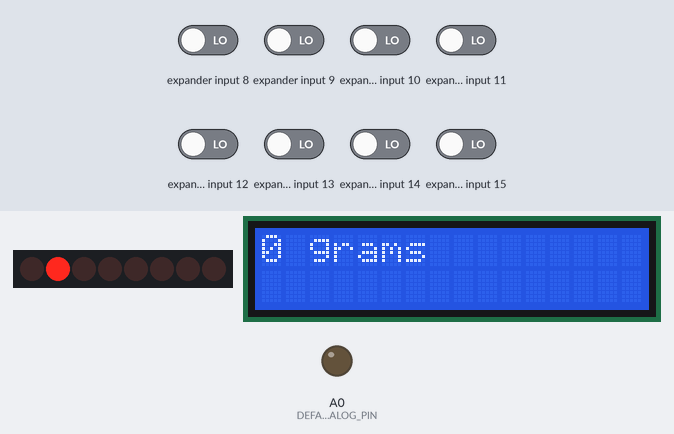
Recording of a sketch running on a simulated Arduino Uno, built with avr-gcc and run on an emulated ATmega328P. Parts: 8 port-expander outputs drawn as a row of LEDs (first output left, lit = HIGH), 16×2 character LCD, output pins drawn as LEDs (lit = HIGH). Wiring (inferred from the names in the program): MCP23017 port expander at I2C address 0x20. Wiring (inferred from the signals the program sends): row of LEDs: on Q0, Q1, Q2, Q3, Q4, Q5, Q6, Q7. Inputs (shaded band) come from the test bench; at power-on: expander input 8–15 LOW. EEPROM starts erased; pins used as bus, display or sensor lines are not drawn; what the sketch prints to the serial monitor is not drawn.

Above: at 1.17 s.
At 18.62 s:
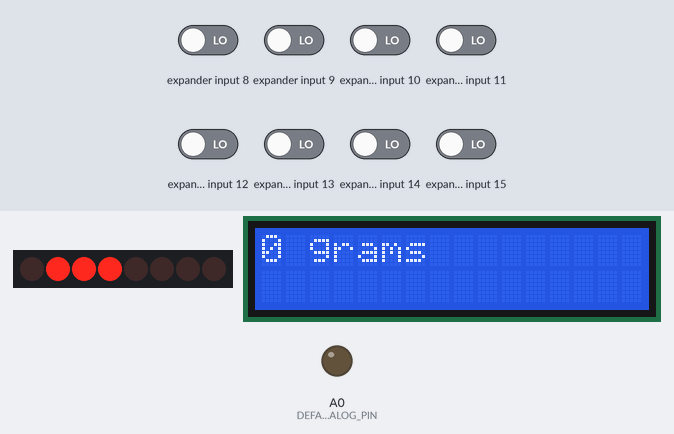
At 31.65 s:
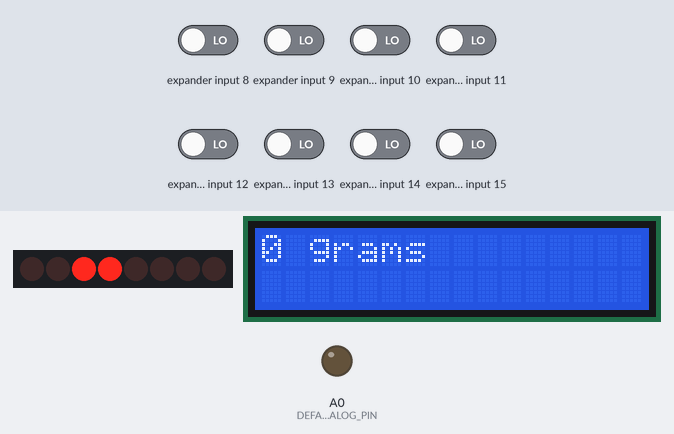
At 39.59 s:
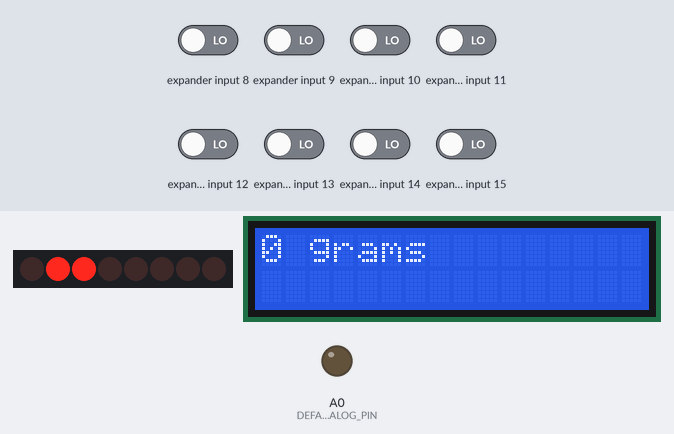
Timing chart, 0 to 40.0 s (numbered marks = the images above):
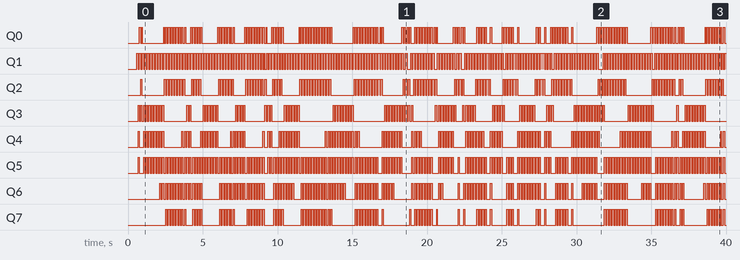

The sketch:

soylentmix.ino
```cpp
#include <EEPROM.h>
#include <avr/eeprom.h>
#include <LiquidCrystal.h>
#include <Wire.h>
#include <SPI.h>
#include <HardwareSerial.h>
#include <LiquidCrystal.h>
#include "ioexpander.h"
#include "mixer.h"
#include "keypad.h"
#include "output.h"
#include "SoftwareServo.h"

  int readvalue;
  Mixer aMixer;
  Keypad aKeypad;
  LiquidCrystal lcd(LCD_PINS);
  Output output;
  #define LED 108
  SoftwareServo testServo;

  struct settings_t
{
  char signature[8];
  int recipes[MAX_RECIPES][MAX_HOPPERS];
} settings;

void setup(){

  aMixer.begin();
  aMixer.setReadModeSPI(10);
  Serial.begin(115200);
  readRecipes();
  aKeypad.begin();
  lcd.begin(16,2);
  output.begin(true,&lcd,16);
  pinMode(A0, OUTPUT);
  testServo.attach(100);

}

void readRecipes() {
  eeprom_read_block((void*)&settings, (void*)0, sizeof(settings));
  if (settings.signature != "Recipes") {
    writeRecipes();
  }
}

void writeRecipes() {
  memcpy(settings.signature,(void*)"Recipes",8);
  memcpy(settings.recipes,aMixer.recipes,sizeof(settings.recipes));
  eeprom_write_block((const void*)&settings, (void*)0, sizeof(settings));
}

void loop() {
  SoftwareServo::refresh();
  static char readKey;
  float Grams;
  static int recipeIndex = 0;
  static int motorState = 180;
  if (motorState == 180) {
    motorState = 90;
  } else {
    motorState = 180;
  }
  testServo.write(motorState);
  Grams = aMixer.getGrams();
  output.setCursor(0,0);
  output.output(Grams);
//  output.setCursor(3,0);
  output.outputln(" grams");
  for (int i = 0; i<=9; i++) {
    if (readKey != -1) {    // we didn't just read a key
      readKey = aKeypad.keyScan();
      SoftwareServo::refresh();
      switch (readKey) {
        case 'Z':
          output.outputln("Resetting...");
          aMixer.resetZero();
          break;
        case 'C':
          if (++recipeIndex > MAX_RECIPES) {
            recipeIndex = MAX_RECIPES;
          }
          output.output("Recipe ");
          output.output(recipeIndex);
          output.outputln(" (J/M)");
          break;
        case 'c':
          if (--recipeIndex < 0) {
            recipeIndex = 0;
          }
          output.output("Recipe ");
          output.output(recipeIndex);
          output.outputln(" (J/M)");
          break;
        case 'J':
          output.output("Running Recipe ");
          output.output(recipeIndex);
          output.outputln("...");
          aMixer.runRecipe(recipeIndex);
          break;
      }
    }
    if (readKey != 0) {
      readKey = -1; // if we processed a key, ignore keys for half a second.
    }
    delay(25); //50ms * 10 = 1/2 second visual updates, but 50ms keyscans
    SoftwareServo::refresh();
    delay(25);
  }
  readKey = 0;
}
```

SoftwareServo.cpp
```cpp
#include "SoftwareServo.h"
#include "ioexpander.h"

SoftwareServo *SoftwareServo::first;

#define NO_ANGLE (0xff)

SoftwareServo::SoftwareServo() : pin(0),angle(NO_ANGLE),pulse0(0),min16(34),max16(150),next(0)
{}

void SoftwareServo::setMinimumPulse(uint16_t t)
{
    min16 = t/16;
}

void SoftwareServo::setMaximumPulse(uint16_t t)
{
    max16 = t/16;
}

uint8_t SoftwareServo::attach(int pinArg)
{
    pin = pinArg;
    angle = NO_ANGLE;
    pulse0 = 0;
    next = first;
    first = this;
    digitalWrite(pin,0);
    pinMode(pin,OUTPUT);
    return 1;
}

void SoftwareServo::detach()
{
    for ( SoftwareServo **p = &first; *p != 0; p = &((*p)->next) ) {
	if ( *p == this) {
	    *p = this->next;
	    this->next = 0;
	    return;
	}
    }
}

void SoftwareServo::write(int angleArg)
{
    if ( angleArg < 0) angleArg = 0;
    if ( angleArg > 180) angleArg = 180;
    angle = angleArg;
    // bleh, have to use longs to prevent overflow, could be tricky if always a 16MHz clock, but not true
    // That 64L on the end is the TCNT0 prescaler, it will need to change if the clock's prescaler changes,
    // but then there will likely be an overflow problem, so it will have to be handled by a human.
    pulse0 = (min16*16L*clockCyclesPerMicrosecond() + (max16-min16)*(16L*clockCyclesPerMicrosecond())*angle/180L)/64L;
}

uint8_t SoftwareServo::read()
{
    return angle;
}

uint8_t SoftwareServo::attached()
{
    for ( SoftwareServo *p = first; p != 0; p = p->next ) {
	if ( p == this) return 1;
    }
    return 0;
}

void SoftwareServo::refresh()
{
    uint8_t count = 0, i = 0;
    uint16_t base = 0;
    SoftwareServo *p;
    static unsigned long lastRefresh = 0;
    unsigned long m = millis();

    // if we haven't wrapped millis, and 20ms have not passed, then don't do anything
    if ( m >= lastRefresh && m < lastRefresh + 20) return;
    lastRefresh = m;

    for ( p = first; p != 0; p = p->next ) if ( p->pulse0) count++;
    if ( count == 0) return;

    // gather all the SoftwareServos in an array
    SoftwareServo *s[count];
    for ( p = first; p != 0; p = p->next ) if ( p->pulse0) s[i++] = p;

    // bubblesort the SoftwareServos by pulse time, ascending order
    for(;;) {
	uint8_t moved = 0;
	for ( i = 1; i < count; i++) {
	    if ( s[i]->pulse0 < s[i-1]->pulse0) {
		SoftwareServo *t = s[i];
		s[i] = s[i-1];
		s[i-1] = t;
		moved = 1;
	    }
	}
	if ( !moved) break;
    }

    // turn on all the pins
    // Note the timing error here... when you have many SoftwareServos going, the
    // ones at the front will get a pulse that is a few microseconds too long.
    // Figure about 4uS/SoftwareServo after them. This could be compensated, but I feel
    // it is within the margin of error of software SoftwareServos that could catch
    // an extra interrupt handler at any time.
    for ( i = 0; i < count; i++) digitalWrite( s[i]->pin, 1);

    uint8_t start = TCNT0;
    uint8_t now = start;
    uint8_t last = now;

    // Now wait for each pin's time in turn..
    for ( i = 0; i < count; i++) {
	uint16_t go = start + s[i]->pulse0;

	// loop until we reach or pass 'go' time
	for (;;) {
	    now = TCNT0;
	    if ( now < last) base += 256;
	    last = now;

	    if ( base+now > go) {
		digitalWrite( s[i]->pin,0);
		break;
	    }
	}
    }
}
```

SoftwareServo.h
```cpp
#ifndef SoftwareServo_h
#define SoftwareServo_h

#include <Arduino.h>
#include <inttypes.h>
#include "ioexpander.h"

class SoftwareServo
{
  private:
    uint8_t pin;
    uint8_t angle;       // in degrees
    uint16_t pulse0;     // pulse width in TCNT0 counts
    uint8_t min16;       // minimum pulse, 16uS units  (default is 34)
    uint8_t max16;       // maximum pulse, 16uS units, 0-4ms range (default is 150)
    class SoftwareServo *next;
    static SoftwareServo* first;
  public:
    SoftwareServo();
    uint8_t attach(int);     // attach to a pin, sets pinMode, returns 0 on failure, won't
                             // position the servo until a subsequent write() happens
    void detach();
    void write(int);         // specify the angle in degrees, 0 to 180
    uint8_t read();
    uint8_t attached();
    void setMinimumPulse(uint16_t);  // pulse length for 0 degrees in microseconds, 540uS default
    void setMaximumPulse(uint16_t);  // pulse length for 180 degrees in microseconds, 2400uS default
    static void refresh();    // must be called at least every 50ms or so to keep servo alive
                              // you can call more often, it won't happen more than once every 20ms
};

#endif
```

ioexpander.cpp
```cpp
/*
 * MCP23017 IO expander support code
 * FIXME: Code is not reentrant.
 * i.e. do not use from interrupt handlers.
 */

#include <Arduino.h>
#include <Wire.h>
#include "ioexpander.h"
//#include "pinmap.h"

#define MCP23_I2C_ADDR 0x20

#define MCP23_IODIRA 0x00
#define MCP23_IODIRB 0x01
#define MCP23_GPPUA 0x0c
#define MCP23_GPPUB 0x0d
#define MCP23_GPIOA 0x12
#define MCP23_GPIOB 0x13
#define MCP23_IOLATA 0x14
#define MCP23_IOLATB 0x15

static bool done_i2c_init;

static uint16_t remote_iodir;
static uint16_t remote_pullup;
static uint16_t remote_gpio;

static void
remote_write16(uint8_t addr, uint16_t val)
{
  Wire.beginTransmission(MCP23_I2C_ADDR);
  Wire.write(addr);
  Wire.write(val & 0xff);
  Wire.write(val >> 8);
  Wire.endTransmission(true);
}

static void
remote_pins_init(void)
{
  Wire.begin();
  remote_iodir = 0xffff;
#ifdef REMOTE_IO_RST_PIN
  pinMode(REMOTE_IO_RST_PIN, OUTPUT);
  digitalWrite(REMOTE_IO_RST_PIN, LOW);
  delay(1);
  digitalWrite(REMOTE_IO_RST_PIN, HIGH);
  delay(1);
#endif
  // FIXME: Should read current state from IO expander.
  done_i2c_init = true;
}

void
remoteDigitalWrite(uint8_t pin, uint8_t level)
{
  uint16_t old_gpio;

  if (!done_i2c_init)
    remote_pins_init();

  old_gpio = remote_gpio;
  if (level)
    remote_gpio |= (1u << pin);
  else
    remote_gpio &= ~(1u << pin);
  if (remote_gpio == old_gpio)
    return;
  remote_write16(MCP23_IOLATA, remote_gpio);
}

uint8_t
remoteDigitalRead(uint8_t pin)
{
  uint16_t bita;
  uint16_t bitb;
  if (!done_i2c_init)
    remote_pins_init();
  Wire.beginTransmission(MCP23_I2C_ADDR);
  Wire.write(MCP23_GPIOA);
  Wire.endTransmission(false);
  Wire.requestFrom(MCP23_I2C_ADDR, 2, true);
  bita = Wire.read();
  bitb = Wire.read();
  if (pin < 8)
    return (bita & (1 << pin)) ? HIGH : LOW;
  else
    return (bitb & (1 << (pin - 8))) ? HIGH : LOW;
}

void
remotePinMode(uint8_t pin, uint8_t mode)
{
  if (!done_i2c_init)
    remote_pins_init();
  if (mode != OUTPUT) {
      if (mode == INPUT_PULLUP)
	remote_pullup |= 1u << pin;
      else
	remote_pullup &= ~(1u << pin);
      remote_write16(MCP23_GPPUA, remote_pullup);
  }
  if (mode == OUTPUT)
    remote_iodir &= ~(1 << pin);
  else
    remote_iodir |= 1 << pin;
  remote_write16(MCP23_IODIRA, remote_iodir);
}
```

ioexpander.h
```cpp
#ifndef IOEXPANDER_H
#define IOEXPANDER_H

#define REMOTE_FIRST_PIN 100

void remoteDigitalWrite(uint8_t pin, uint8_t level);
uint8_t remoteDigitalRead(uint8_t pin);
void remotePinMode(uint8_t pin, uint8_t mode);

static inline void
augmentedPinMode(uint8_t pin, uint8_t mode)
{
  if (pin < REMOTE_FIRST_PIN)
    pinMode(pin, mode);
  else
    remotePinMode(pin - REMOTE_FIRST_PIN, mode);
}

static inline void
augmentedDigitalWrite(uint8_t pin, uint8_t level)
{
  if (pin < REMOTE_FIRST_PIN)
    digitalWrite(pin, level);
  else
    remoteDigitalWrite(pin - REMOTE_FIRST_PIN, level);
}

static inline uint8_t
augmentedDigitalRead(uint8_t pin)
{
  if (pin < REMOTE_FIRST_PIN)
    return digitalRead(pin);
  else
    return remoteDigitalRead(pin - REMOTE_FIRST_PIN);
}

#define digitalWrite augmentedDigitalWrite
#define digitalRead augmentedDigitalRead
#define pinMode augmentedPinMode

#endif
```

mixer.cpp
```cpp
/*
 * File:   mixer.cpp
 * Author: ranyardm
 *
 * Created on 24 November 2014, 17:52
 */

#include "mixer.h"
#include <SPI.h>
#include <HardwareSerial.h>
using namespace std;

#ifndef ARDUINO
void sleep(int) {}
#endif


Mixer::Mixer () {
  this->currentZeroReading = BASE_ZERO_READING;
  int arr[MAX_RECIPES][MAX_HOPPERS] = RECIPES;
  for (int i=0; i<MAX_HOPPERS; i++) {
    this->hoppers[0] = -1;
    this->ingredients[0] = "Unknown ingredient";
    for (int j=0; j<MAX_RECIPES; j++) {
      this->recipes[j][i] = arr[j][i];
    }
  }
  hoppers[0] = HOPPER_PIN_1;
  hoppers[1] = HOPPER_PIN_2;
  hoppers[2] = HOPPER_PIN_3;
  hoppers[3] = HOPPER_PIN_4;
  ingredients[0] = INGREDIENT_1;
  ingredients[1] = INGREDIENT_2;
  ingredients[2] = INGREDIENT_3;
  ingredients[3] = INGREDIENT_4;
}

void Mixer::resetZero() {
  this->setZero(this->takeReading());
}

void Mixer::setZero(int reading){
  this->currentZeroReading = reading;
}

void Mixer::begin(){
  //Arduino code, yuk, we move initialisers to begin because other stuff might need it not initialised
  this->setReadModeAnalog(DEFAULT_ANALOG_PIN);
}

void Mixer::setReadModeSPI(int chipSelectPin) {
  this->readModeSPI = true;
  this->SPICsPin = chipSelectPin;
  pinMode(this->SPICsPin, OUTPUT);
  digitalWrite (this->SPICsPin, HIGH); // Turn off adc until we need it
  SPI.setClockDivider( SPI_CLOCK_DIV64 ); // slow the SPI bus down
  SPI.setBitOrder(MSBFIRST);
  SPI.setDataMode(SPI_MODE0);    // SPI 0,0 as per MCP330x data sheet
  SPI.begin();
}

void Mixer::setReadModeAnalog(int pin) {
  this->readModeSPI = false;
  this->analogReadPin = pin;
  pinMode(pin, INPUT);
}

void Mixer::openHopper(int) {
    //TODO yeah, code this
}

void Mixer::closeHopper(int) {
    //TODO yeah, code this
}

void Mixer::pourPowder(int hopper, int weightValue) {
    int startValue = takeAverageReading(DEFAULT_READINGS, DEFAULT_DELAY);
    int targetValue = startValue + weightValue;
    while (takeAverageReading(DEFAULT_READINGS, DEFAULT_DELAY), targetValue) {
        this->openHopper(hopper); // will have no effect if already open
    }
    this->closeHopper(hopper);
}

int Mixer::takeAverageReading(int averageHowManyReadings, int delayBetweenReadings) {
    long total = 0;
    return takeReadingActual();
    for (int i=0;i<=averageHowManyReadings;i++) {
        total += this->takeReadingActual();
        if (i<averageHowManyReadings-1) {
            delay(delayBetweenReadings);
        }
    }
    float ret = total/averageHowManyReadings;
    return (int) ret;
}

int Mixer::takeSPIReading() {
  int b1 = 0, b2 = 0;
  int sign = 0;
  digitalWrite(this->SPICsPin, LOW); // Select adc
  noInterrupts(); //disable interrupts because SPI
  b1 = SPI.transfer(0);       // don't care what we send
  // hi byte will have XX0SBBBB
  // set the top 3 don't care bits so it will format nicely
  b1 &= 0x3f;
  sign = b1 & 0x10;
  int hi = b1 & 0x0f;
  // read low byte
  b2 = SPI.transfer(0);              // don't care what we send
  interrupts(); //re-enable interrupts

  int lo = b2;
  digitalWrite(this->SPICsPin, HIGH); // turn off device

  int reading = hi * 256 + lo;
  if (sign) {
    reading -= 0x1000;
  }
  return reading;
}

int Mixer::takeReading() {
    return this->takeAverageReading(DEFAULT_READINGS, DEFAULT_DELAY);
}

int Mixer::takeReadingActual() {
    int reading;
    if (this->readModeSPI) {
        reading = this->takeSPIReading();
    } else {
        reading = analogRead(this->analogReadPin);
    }
    return reading;
}

float Mixer::readingToGrams(int reading) {
    if (reading - this->currentZeroReading < UNITS_PER_GRAM) return 0;
    float lookupIndex [] = READINGS_TO_GRAMS_INDEX;
    float lookupValue [] = READINGS_TO_GRAMS_VALUES;
   /* for (int i=0; i<READINGS_TO_GRAMS_COUNT; i++) {
        if (reading >= lookupIndex[i]) {
            // Apparently the curve is wrong, and 3.16 is about right!
            return (reading-this->currentZeroReading)/lookupValue[i];
        }
    }*/
    float grams = (reading-this->currentZeroReading)/UNITS_PER_GRAM;
    return grams;
}

float Mixer::getGrams() {
  int reading = this->takeReading();
  Serial.print(this->currentZeroReading);
  Serial.print('/');
  Serial.print("Reading ");
  Serial.println(reading);
  return this->readingToGrams(reading);
}

void Mixer::runRecipe(int recipeIndex) {
  int currentReading = 0;
  int originalReading = takeReading();
  int currentGrams = 0;
  for (int i=0; i<MAX_HOPPERS; i++) {
    if (this->recipes[recipeIndex][i]>0) {
      Serial.println("Zeroing...");
      this->resetZero();
      Serial.print("Opening Hopper ");
      Serial.print(i);
      Serial.print(" and pouring ");
      Serial.print(this->recipes[recipeIndex][i]);
      Serial.print(" grams of ");
      Serial.print(this->ingredients[i]);
      Serial.println("...");
      this->openHopper(i);
      currentGrams = 0;
      while (currentGrams < this->recipes[recipeIndex][i]) {
        currentReading = this->takeReading();
        currentGrams = this->readingToGrams(currentReading);
      }
      Serial.println("Reached or overshot!");
      Serial.print("Closing hopper ");
      Serial.print(i);
      Serial.println(" and continuing...");
      this->closeHopper(i);
    }
  }
  this->setZero(originalReading);
}
```

mixer.h
```cpp
/*
 * File:   mixer.h
 * Author: ranyardm
 *
 * Created on 24 November 2014, 17:57
 */

#ifndef MIXER_H
#define	MIXER_H
#include "Arduino.h"


#define MAX_HOPPERS 7
#define MAX_RECIPES 9
#define DEFAULT_SPI_CS_PIN 10
#define DEFAULT_ANALOG_PIN A0
#define LCD_PINS 9,8,4,5,6,7

#define BASE_ZERO_READING 456
// differential on SPI chip
#define UNITS_PER_GRAM 3.1
// via analog pin
//#define UNITS_PER_GRAM 1.019

class Mixer {
    // The pins for the servos on the hoppers
    int hoppers[MAX_HOPPERS];
    const char *ingredients[MAX_HOPPERS];
    int currentZeroReading = BASE_ZERO_READING;
    boolean readModeSPI = true;
    int analogReadPin = -1;
    int SPICsPin = DEFAULT_SPI_CS_PIN;
    int takeSPIReading();
    int takeReadingActual();
public:
    int recipes[MAX_RECIPES][MAX_HOPPERS]; // public so we can read/write it on eeprom.
    Mixer();
    void begin();
    void setZero(int);
    void resetZero();
    void setReadModeSPI(int);
    void setReadModeAnalog(int);
    float getGrams();
    int takeReading();
    int takeAverageReading(int,int);
    float readingToGrams(int);
    void pourPowder(int,int);
    void openHopper(int);
    void closeHopper(int);
    void runRecipe(int);
};

#define DEFAULT_READINGS 10 // average over this many
#define DEFAULT_DELAY 1 // in millis


// Correction "curve" for readings to grams - this is unlikely to be correct but ymmv.
// I've gone back to a direct multiplier
#define READINGS_TO_GRAMS_COUNT 10
#define READINGS_TO_GRAMS_INDEX {817,825,832,851,889,927,969,1007,1577,1957}
#define READINGS_TO_GRAMS_VALUES {3.8,3.7,3.6,3.5,3.4,3.3,3.2,3.18,3.16,3.13}

#define HOPPER_PIN_1 -1
#define HOPPER_PIN_2 -1
#define HOPPER_PIN_3 -1
#define HOPPER_PIN_4 -1

#define INGREDIENT_1 "Powdered Oats"
#define INGREDIENT_2 "Maltodextrin"
#define INGREDIENT_3 "Whey Protien"
#define INGREDIENT_4 "Sugar"

#define RECIPES {{90,70,38,12}}

#endif	/* MIXER_H */
```

output.h
```cpp
#ifndef OUTPUT_H
#define	OUTPUT_H
#include "Arduino.h"
#include <LiquidCrystal.h>

class Output {
  boolean serialEnabled;
  LiquidCrystal *lcd;
  int lcdWidth;
  int cursorX, cursorY;
public:
  void begin(boolean, LiquidCrystal*, int);
  void output(String);
  void outputln(String);
  void output(int);
  void setCursor(int,int);
};
#endif
```

Source omitted: output.cpp (1403 bytes), keypad.cpp (2187 bytes), keypad.h (580 bytes)
